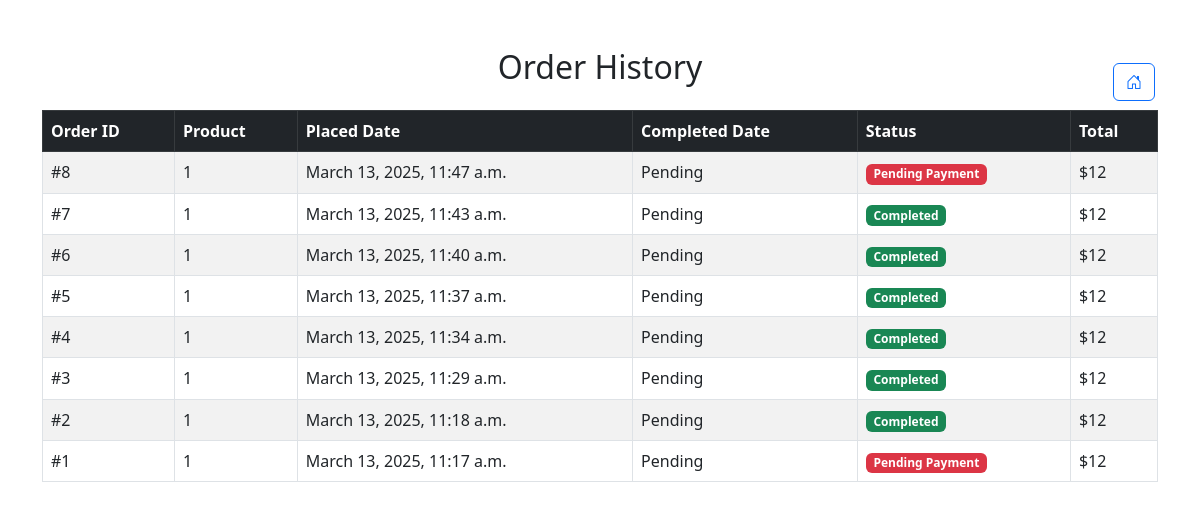
The page /order_history (signed in) on the database its author committed.
### app1/models.py (models this page shows, shortened)
class order(models.Model):  # ✅ Capitalized "Order" for consistency
    user = models.ForeignKey(UserRegister, on_delete=models.CASCADE)  # ✅ Remove default='Pending'
    product = models.ForeignKey(Product, on_delete=models.CASCADE, null=True, blank=True)  # ✅ Remove default='Pending'
    add = models.TextField(default='Pending')
    status = models.CharField(
        max_length=10,
        choices=[('Pending', 'Pending'), ('Completed', 'Completed'), ('Cancelled', 'Cancelled')],
        default='Pending'
    )
    city = models.CharField(max_length=50, default='Pending')
    state = models.CharField(max_length=20, default='Pending')
    pincode = models.CharField(max_length=6, default='Pending')
    qty = models.CharField(max_length=6, default='Pending')
    totalprice = models.CharField(max_length=50, default='Pending')
    paytype = models.CharField(max_length=20, default='cash')
    transactionid = models.CharField(max_length=50, null=True, blank=True, default='Pending')
    order_placed = models.DateTimeField(auto_now_add=True)
    order_complited = models.DateTimeField(null=True, blank=True)

class Product(models.Model):
    name = models.CharField(max_length=100)
    description = models.TextField()
    image = models.ImageField()
    price = models.CharField(max_length=100)
    STOCK = models.PositiveSmallIntegerField()
    Category = models.ForeignKey(Category,on_delete=models.CASCADE)
    is_approved = models.BooleanField(default=False)  # Admin approval required
    seller_email = models.EmailField(null=True, blank=True)  # Allow null values for migration
    def __str__(self):
        return self.name

### app1/views.py (the view)
# urls.py: path('order_history',order_history,name='order_history'),
def order_history(request):
    if 's_email' in request.session:
        user = UserRegister.objects.get(email=request.session['s_email'])
        orders = order.objects.filter(user=user).order_by('-order_placed')
        return render(request, 'order_histroy.html', {'orders': orders})
    else:
        return redirect('login')

### app1/templates/order_histroy.html (shortened to what this page needs)
{% block content %}
<!DOCTYPE html>
<html lang="en">
<head>
    <link href="https://cdn.jsdelivr.net/npm/bootstrap@5.3.0/dist/css/bootstrap.min.css" rel="stylesheet">
    <link rel="stylesheet" href="https://cdn.jsdelivr.net/npm/bootstrap-icons/font/bootstrap-icons.css">
</head>
<body>
    <div class="container mt-5 position-relative">
        <a href="{% url 'second' %}" class="btn btn-outline-primary back-home">
            <i class="bi bi-house-door"></i>
        </a>
        <h2 class="mb-4 text-center">Order History</h2>
        <div class="table-responsive">
            <table class="table table-striped table-bordered">
                <thead class="table-dark">
                    <tr>
                        <th>Order ID</th>
                        <th>Product</th>
                        <th>Placed Date</th>
                        <th>Completed Date</th>
                        <th>Status</th>
                        <th>Total</th>
                    </tr>
                </thead>
                <tbody>
                    {% for order in orders %}
                    <tr>
                        <td>#{{ order.id }}</td>
                        <td>{{ order.product }}</td>
                        <td>{{ order.order_placed|default:"-" }}</td>
                        <td>{{ order.order_complited|default:"Pending" }}</td>
                        <td>
                            <span class="badge bg-{% if order.status == 'Completed' %}success{% elif order.status == 'Pending' %}warning{% else %}danger{% endif %}">
                                {{ order.status }}
                            </span>
                        </td>
                        <td>${{ order.totalprice }}</td>
                    </tr>
                    {% endfor %}
                </tbody>
            </table>
        </div>
    </div>
</body>
</html>
{% endblock content %}

### app1/templates/order_histroy.html (style rules this page uses)
.back-home { position: absolute; top: 15px; right: 15px; }

### rows shown on the page
order: id "8", product "1", order_placed "March 13, 2025, 11:47 a.m.", order_complited "Pending", status "Pending Payment", totalprice "12"
order: id "7", product "1", order_placed "March 13, 2025, 11:43 a.m.", order_complited "Pending", status "Completed", totalprice "12"
order: id "6", product "1", order_placed "March 13, 2025, 11:40 a.m.", order_complited "Pending", status "Completed", totalprice "12"
order: id "5", product "1", order_placed "March 13, 2025, 11:37 a.m.", order_complited "Pending", status "Completed", totalprice "12"
order: id "4", product "1", order_placed "March 13, 2025, 11:34 a.m.", order_complited "Pending", status "Completed", totalprice "12"
order: id "3", product "1", order_placed "March 13, 2025, 11:29 a.m.", order_complited "Pending", status "Completed", totalprice "12"
order: id "2", product "1", order_placed "March 13, 2025, 11:18 a.m.", order_complited "Pending", status "Completed", totalprice "12"
order: id "1", product "1", order_placed "March 13, 2025, 11:17 a.m.", order_complited "Pending", status "Pending Payment", totalprice "12"
